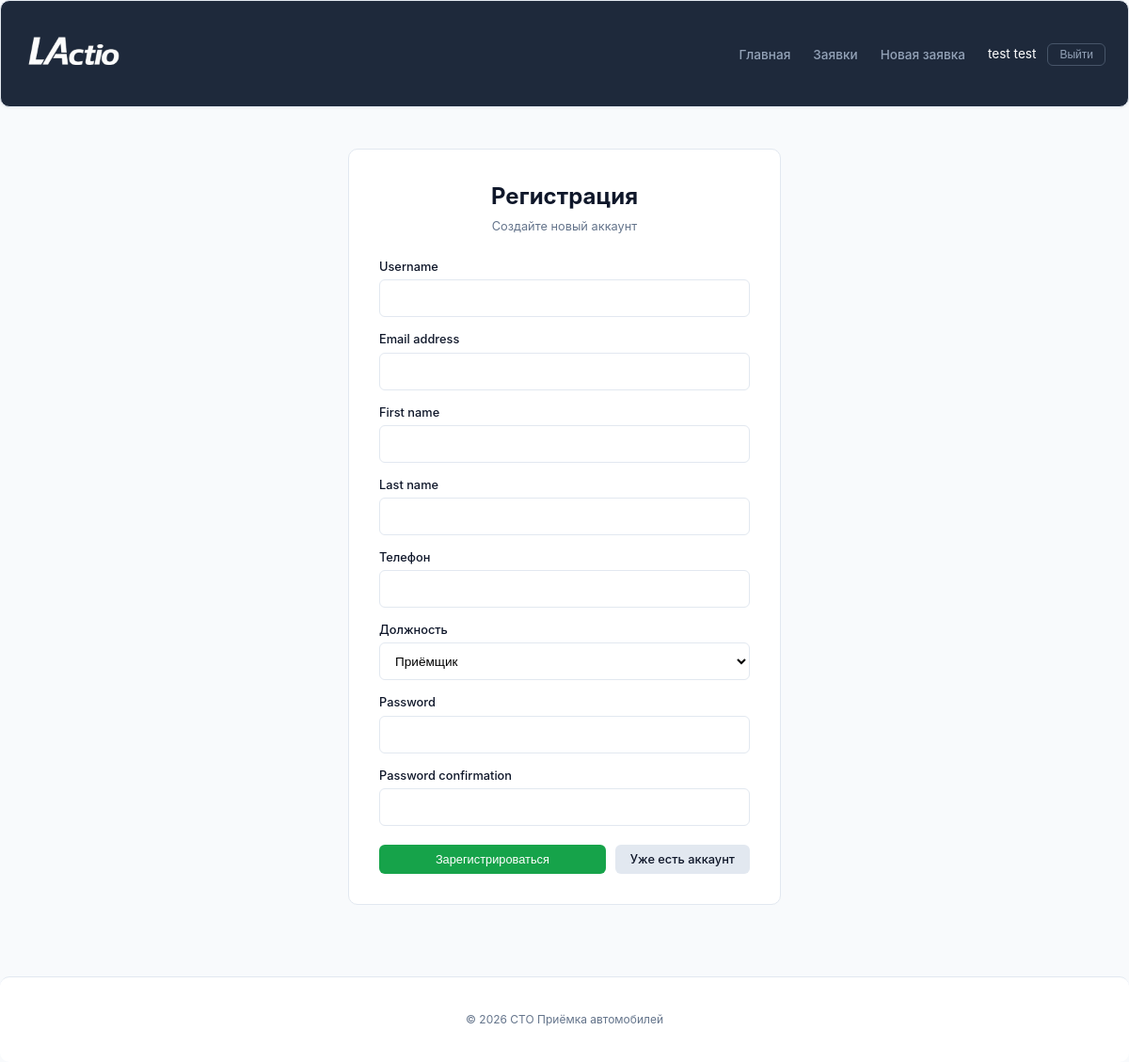
The app's page /register/ (signed in), older data.
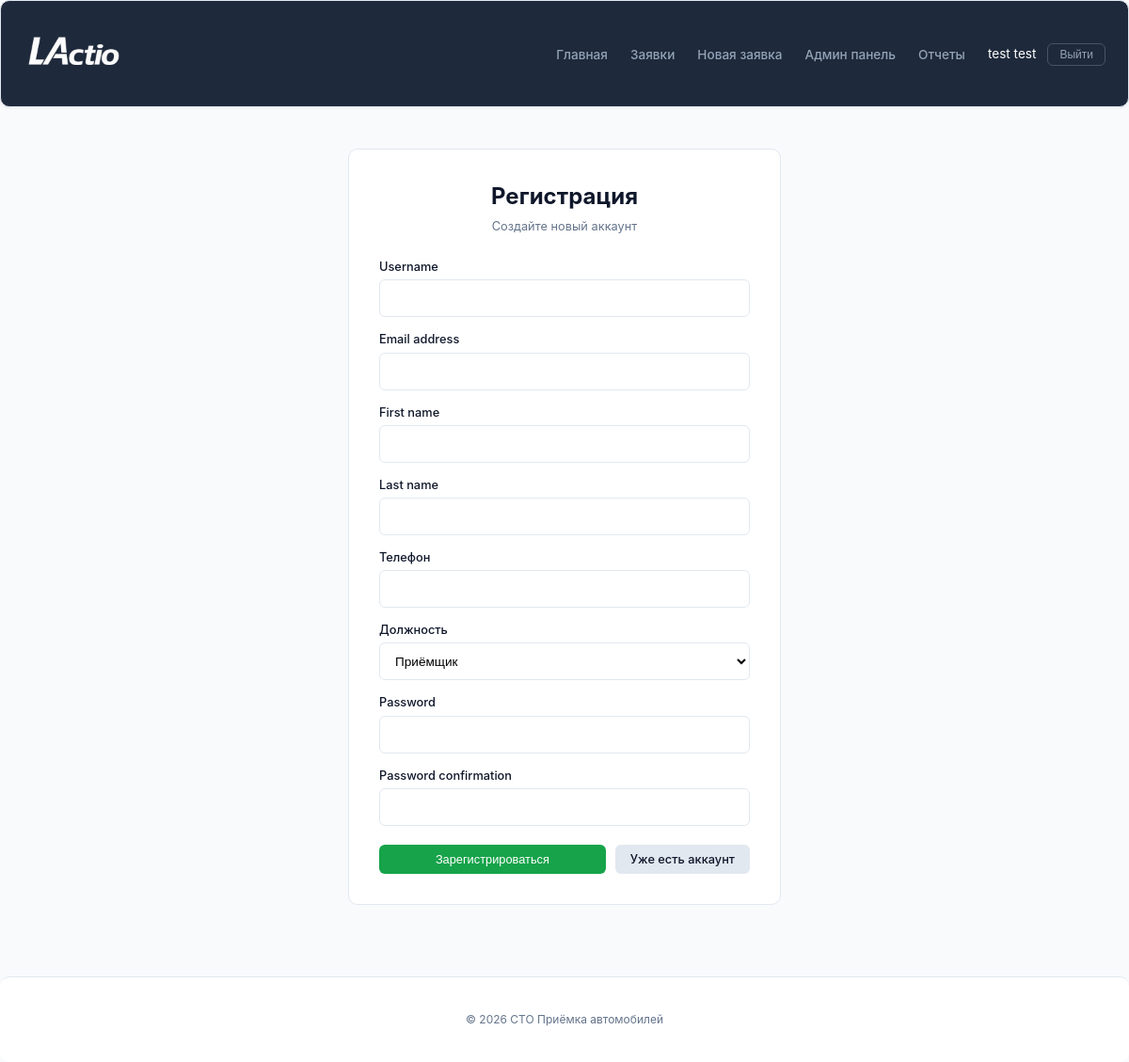
The same page, newer data.
### service_reception/views.py (the view)
# urls.py: path('register/', views.register, name='register'),
def register(request):
    if request.method == 'POST':
        form = CustomUserCreationForm(request.POST)
        if form.is_valid():
            user = form.save(commit=False)
            user.is_active = True  # Пользователь активен, но не подтверждён
            user.is_approved = False  # Ждёт подтверждения
            user.save()
            messages.success(request, 'Регистрация отправлена на подтверждение администратору. После одобрения вы сможете войти.')
            return redirect('service_reception:login')
    else:
        form = CustomUserCreationForm()
    return render(request, 'reception/register.html', {'form': form})

### service_reception/forms.py
class CustomUserCreationForm(UserCreationForm):
    class Meta:
        model = User
        fields = ('username', 'email', 'first_name', 'last_name', 'phone', 'position')
    def __init__(self, *args, **kwargs):
        super().__init__(*args, **kwargs)
        for field_name, field in self.fields.items():
            field.widget.attrs['class'] = 'search_field_input'

### service_reception/templates/reception/register.html (shortened to what this page needs)
{% extends 'reception/base.html' %}
{% load static %}
{% block content %}
<div class="form_wrapper" style="min-height: 60vh; display: flex; align-items: center;">
    <div class="form_container" style="max-width: 460px;">
        <div class="card" style="padding: 32px;">
            <div style="text-align: center; margin-bottom: 24px;">
                <div style="font-size: 1.5rem; font-weight: 700; color: var(--text);">Регистрация</div>
                <div style="font-size: 0.8rem; color: var(--text-secondary); margin-top: 4px;">Создайте новый аккаунт</div>
            </div>
            <form method="post">
                {% for field in form %}
                <div class="form_field">
                    <label>{{ field.label }}</label>
                    {{ field }}
                </div>
                {% endfor %}
                <div style="display: flex; gap: 10px; margin-top: 20px; flex-wrap: wrap;">
                    <button type="submit" class="btn btn_success" style="flex: 1;">Зарегистрироваться</button>
                    <a href="{% url 'service_reception:login' %}" class="btn btn_secondary">Уже есть аккаунт</a>
                </div>
            </form>
        </div>
    </div>
</div>
{% endblock %}

### service_reception/templates/reception/base.html (shortened to what this page needs)
{% load static %}
<!DOCTYPE html>
<html lang="ru">
<head>
    <link rel="stylesheet" href="{% static 'css/style.css' %}">
</head>
<body>
    <nav class="navbar_custom">
        <div class="main_container">
            <div class="nav_inner">
                <a class="navbar_brand" href="{% url 'service_reception:home' %}">
                    <img src="{% static 'images/logoo.png' %}" alt="СТО Приёмка" class="logo_img" style="height: 48px !important; width: auto !important;">
                </a>
                <ul class="navbar_menu">
                    <li><a class="navbar_link {% if request.path == '/' %}active{% endif %}" href="{% url 'service_reception:home' %}">Главная</a></li>
                    <li><a class="navbar_link {% if request.path == '/requests/' %}active{% endif %}" href="{% url 'service_reception:request_list' %}">Заявки</a></li>
                    <li><a class="navbar_link {% if request.path == '/requests/create/' %}active{% endif %}" href="{% url 'service_reception:request_create' %}">Новая заявка</a></li>
                    {% if user.is_authenticated %}
                        {% if user.is_staff %}
                            <li><a class="navbar_link {% if '/admin-panel/' in request.path %}active{% endif %}" href="{% url 'service_reception:admin_dashboard' %}">Админ панель</a></li>
                        {% endif %}
                        {% if user.is_staff %}
                            <li><a class="navbar_link {% if '/reports/receptionists/' in request.path %}active{% endif %}" href="{% url 'service_reception:reports_receptionists' %}">Отчеты</a></li>
                        {% endif %}
                        <li class="nav_user">
                            <span class="nav_username">{{ user.get_full_name|default:user.username }}</span>
                            <form method="post" action="{% url 'service_reception:logout' %}" class="nav_logout_form">
                                <button type="submit" class="btn_logout">Выйти</button>
                            </form>
                        </li>
                    {% else %}
                        <li><a class="btn btn_login" href="{% url 'service_reception:login' %}">Вход</a></li>
                        <li><a class="btn btn_register" href="{% url 'service_reception:register' %}">Регистрация</a></li>
                    {% endif %}
                </ul>
            </div>
        </div>
    </nav>
    <main class="main_container">
        {% block content %}{% endblock %}
    </main>
    <footer class="footer_custom">
        <div class="main_container">
            <p>© {% now "Y" %} СТО Приёмка автомобилей</p>
        </div>
    </footer>
</body>
</html>

Row changes from the older to the newer data that the page shows:
changed User "test test": is_staff False → True (drawn)
Text that changed along with them:
text now shown: "Админ панель Отчеты"
